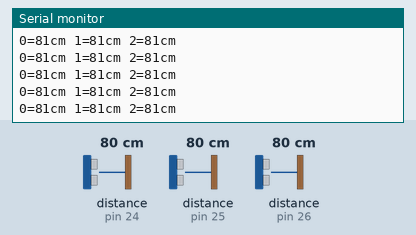
Bench run of a sketch on a simulated Arduino Uno, built with avr-gcc and run on an emulated ATmega328P. Parts: the last lines printed to the serial monitor. The test bench sets the inputs (shaded band); at power-on: distance to the obstacle (sensors on pin 24, pin 25, pin 26) 80 cm. The echo pulse lasts 58.3 µs per cm.

Above: at 1.2 s.
1.3 s: distance to the obstacle (sensor on pin 24) set to 2 cm
At 1.52 s:
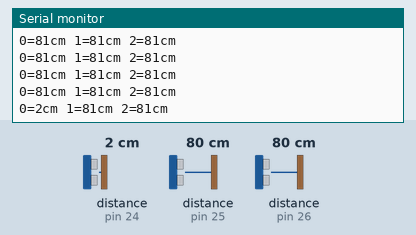
4.3 s: distance to the obstacle (sensor on pin 25) set to 2 cm
At 4.43 s:
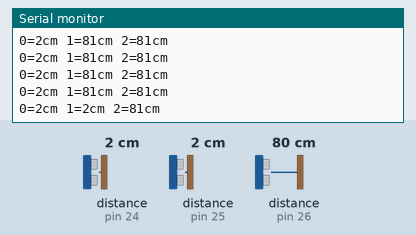
7.3 s: distance to the obstacle (sensor on pin 26) set to 4 cm
At 7.42 s:
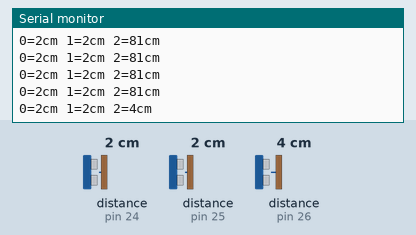
10.3 s: distance to the obstacle (sensor on pin 24) set to 120 cm
At 10.48 s:
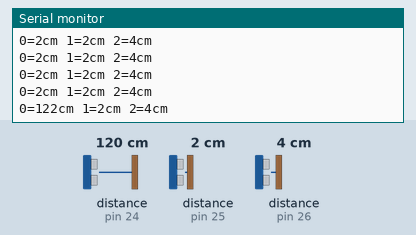
13.3 s: distance to the obstacle (sensor on pin 25) set to 4 cm
At 13.36 s:
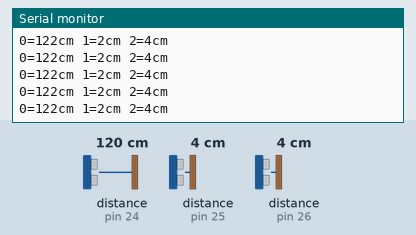
14.8 s: distance to the obstacle (sensor on pin 26) set to 35 cm
At 14.8 s:
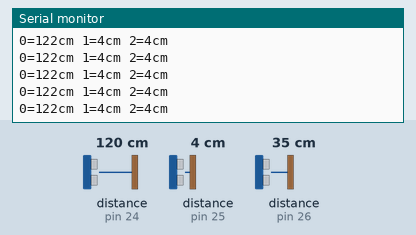
Timing chart, 0 to 17.8 s (numbered marks = the images above; inputs shaded):
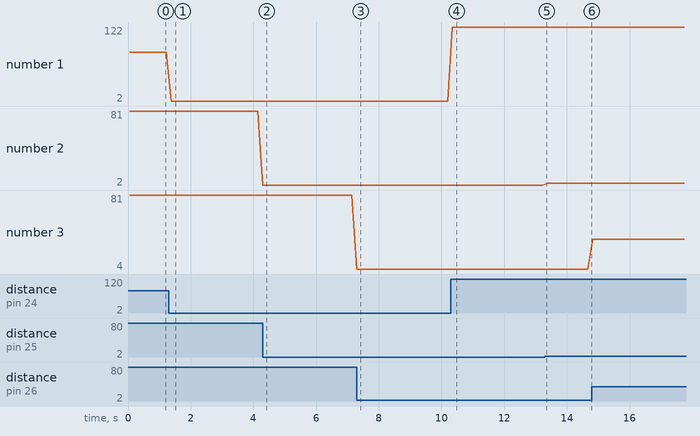

The sketch:

newping_working.ino
```cpp
// ---------------------------------------------------------------------------
// Example NewPing library sketch that pings 3 sensors 20 times a second.
// https://bitbucket.org/teckel12/arduino-new-ping/wiki/Home#!ping-3-sensors-sketch
// ---------------------------------------------------------------------------

#include <NewPing.h>

#define SONAR_NUM 3      // Number of sensors.
#define MAX_DISTANCE 200 // Maximum distance (in cm) to ping.

NewPing sonar[SONAR_NUM] = {   // Sensor object array.
  NewPing(22, 24, MAX_DISTANCE), // Each sensor's trigger pin, echo pin, and max distance to ping.
  NewPing(22, 25, MAX_DISTANCE),
  NewPing(22, 26, MAX_DISTANCE)
};

void setup() {
  Serial.begin(9600); // Open serial monitor at 115200 baud to see ping results.
}

void loop() {
  for (uint8_t i = 0; i < SONAR_NUM; i++) { // Loop through each sensor and display results.
    delay(50); // Wait 50ms between pings (about 20 pings/sec). 29ms should be the shortest delay between pings.
    Serial.print(i);
    Serial.print("=");
    Serial.print(sonar[i].ping_cm());
    Serial.print("cm ");
  }
  Serial.println();
}
```

Measured:
- after the input at 1.3 s, the serial monitor: prints a new line after 0.08 s (image 1)
- after the input at 10.3 s, the serial monitor: prints a new line after 0.05 s (image 4)
- plotted number 1: 2 → 122 after the input at 10.3 s
- plotted number 3: 81 → 4 after the input at 4.3 s, 4 → 35 after the input at 14.8 s
